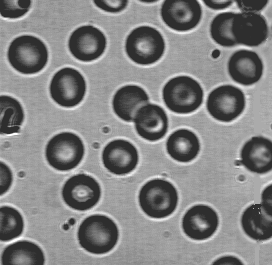
%> input picture Chapter 14/blood1.tif, 272 x 265 px
$ octave Ex14_1v3.m   (GNU Octave 9; MATLAB toolbox functions it lacks are replaced by stand-ins)
%> lines starting %> are read from the running program, lines starting %| are printed output that depends on the picture; in (x1, y1, x2, y2) boxes, pixels count from 0 and x2, y2 are one past the last pixel; in counts of white or black regions, pixels touching at a corner belong together; the program's own positions count from 1
% Example 14.1 and Figure 14.2, Figure 14.3, and Figure 14.6
% Lowpass filtter blood cell image, then display histograms
%   before and after edge point removal.
% Applies "optimal" threshold routine to both original and "masked"
%   images and display the results
%
clear all; close all;
[I map] = imread('blood1.tif');
%> I is the input picture: size 265x272 uint8; min 46, max 255, mean 129.8
%> map = []
if isempty(map);
    I = im2double(I);
%> I: size 265x272 double
else
    I = ind2gray(I, map);
end
h = fspecial('gaussian',12,2);          % Construct gaussian filter
I_f = imfilter(I,h,'replicate');           % Filter image
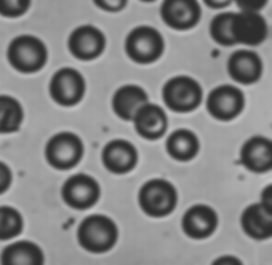
%> I_f: size 265x272 double; min 0.18, max 0.776, mean 0.509
%
I_edge = edge(I_f,'canny',.3);         % To remove edge points, find edge,
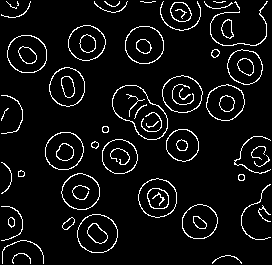
%> I_edge: size 265x272 logical; 6.5% white in thin lines or dots
I_rem = I_f .* ~I_edge;                 %   complement and use as mask
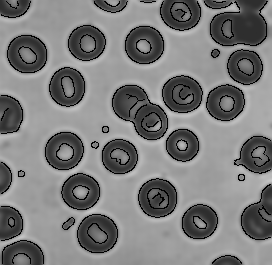
%> I_rem: size 265x272 double; min 0, max 0.776, mean 0.482
%
subplot(1,2,1); imshow(I_edge);
    title ('Canny Edge','FontSize',12);
subplot(1,2,2); imshow(imcomplement(I_edge));
    title ('Mask','FontSize',12);
figure;
subplot(2,2,1); imshow(I_f);            % Display images and histograms
    title('Original Figure','FontSize',12);
subplot(2,2,2); imhist(I_f); axis([0 1 0 1000]);
    title('Filtered Histogram','FontSize',12);
    %xlabel('Intensity','FontSize',12);
     ylabel('Number of Pixels','FontSize',12);
subplot(2,2,3); imshow(I_rem);
    title('Edge Removed','FontSize',12);
subplot(2,2,4);  imhist(I_rem); axis([0 1 0 1000]);
    %xlabel('Intensity','FontSize',12);
    ylabel('Number of Pixels','FontSize',12);
    title('Edge Removed histogram','FontSize',12);
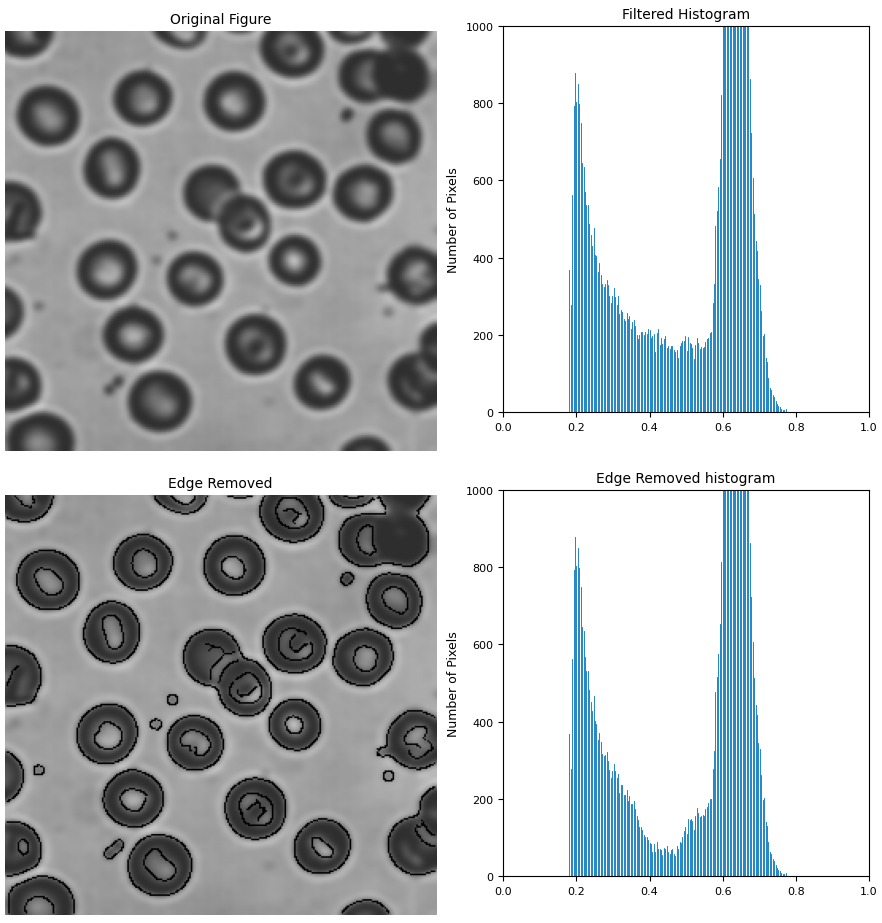
%> figure redrawn from the program's plot data, 4 panels
figure;
t1 = graythresh(I);
%> t1 = 0.427
t2 = graythresh(I_f);
%> t2 = 0.451
subplot(1,2,1); imshow(im2bw(I,t1));
%> after `imshow(im2bw(I,t1))`:
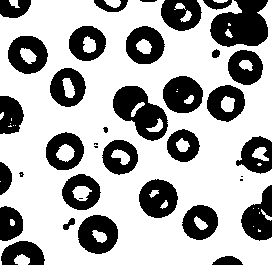
%> displayed picture: size 265x272 logical; 68.2% white; 37 black regions (6 under 20 px), largest, box (x1, y1, x2, y2) and area: (210, 0, 268, 47) 1957, (113, 86, 168, 141) 1663, (78, 215, 118, 254) 1108
    title('Threshold Original Image','FontSize',14);
subplot(1,2,2);  imshow(im2bw(I_f,t2));
%> after `imshow(im2bw(I_f,t2))`:
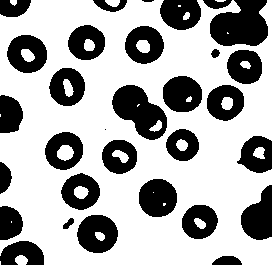
%> displayed picture: size 265x272 logical; 67% white; 31 black regions (1 under 20 px), largest, box (x1, y1, x2, y2) and area: (210, 0, 268, 46) 2011, (112, 85, 167, 140) 1752, (77, 215, 118, 253) 1165
    title('Threshold Masked Image','FontSize',14);

$ run again, with Chapter 14/bacteria.tif copied over Chapter 14/blood1.tif
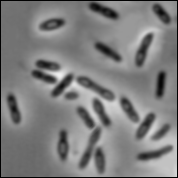
%> input picture Chapter 14/bacteria.tif, 178 x 178 px
%> I is the input picture: size 178x178 uint8; min 0, max 239, mean 125.8
%> map = []
%> I: size 178x178 double
%> `I_edge = edge(I_f,'canny',.3);`:
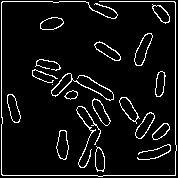
%> I_edge: size 178x178 logical; 7.1% white in thin lines or dots
%> t1 = 0.376
%> t2 = 0.475
%> `imshow(im2bw(I_f,t2))`:
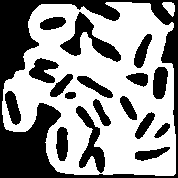
%> displayed picture: size 178x178 logical; 57.6% white; 18 black regions, largest, box (x1, y1, x2, y2) and area: (0, 0, 178, 178) 7757, (60, 12, 121, 62) 981, (76, 106, 105, 173) 754

$ run again, with Chapter 14/bonemarr.tif copied over Chapter 14/blood1.tif
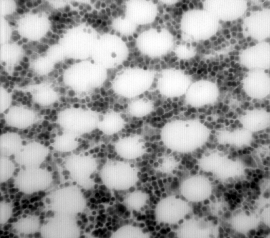
%> input picture Chapter 14/bonemarr.tif, 270 x 238 px
%> I is the input picture: size 238x270 uint8; min 0, max 254, mean 157.7
%> map = []
%> I: size 238x270 double
%> `I_edge = edge(I_f,'canny',.3);`:
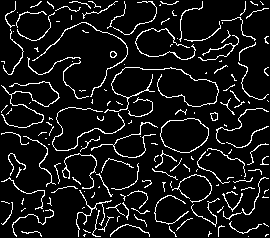
%> I_edge: size 238x270 logical; 9.1% white in thin lines or dots
%> t1 = 0.6
%> t2 = 0.608
%> `imshow(im2bw(I_f,t2))`:
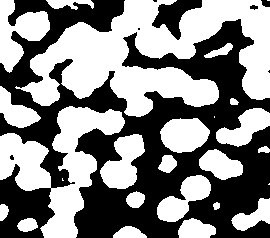
%> displayed picture: size 238x270 logical; 52.3% white; 8 black regions (4 under 20 px), largest, box (x1, y1, x2, y2) and area: (0, 0, 270, 238) 29680, (152, 0, 202, 40) 889, (261, 0, 270, 7) 50, (250, 5, 258, 10) 28
